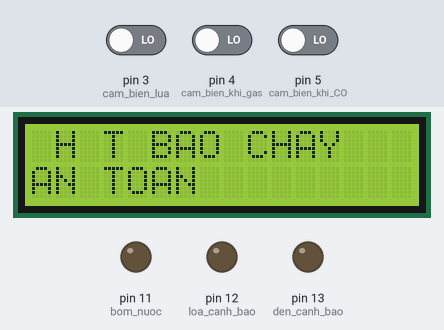
A sketch run on a simulated Arduino Uno, built with avr-gcc and run on an emulated ATmega328P. On the bench: 16×2 character LCD, output pins drawn as LEDs (lit = HIGH). Inputs (shaded band) come from the test bench; at power-on: pin 3 (cam_bien_lua) LOW, pin 4 (cam_bien_khi_gas) LOW, pin 5 (cam_bien_khi_CO) LOW.

Above: at 1.2 s.
1.3 s: pin 3 (cam_bien_lua) driven HIGH
At 3.4 s:
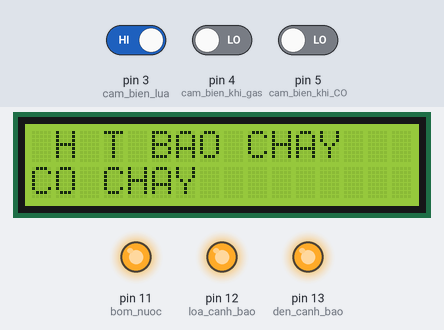
5.4 s: pin 4 (cam_bien_khi_gas) driven HIGH
At 6.8 s:
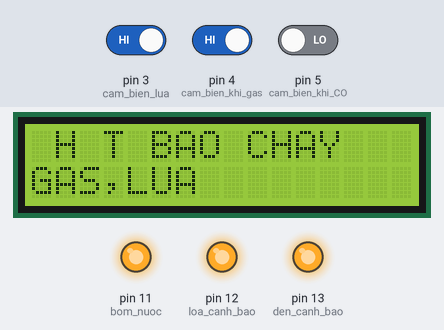
9.5 s: pin 5 (cam_bien_khi_CO) driven HIGH
At 10.7 s:
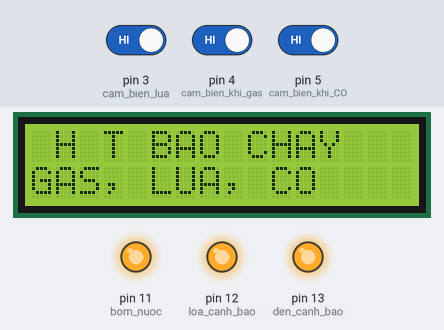
11.0 s: pin 3 (cam_bien_lua) driven LOW
At 11.4 s:
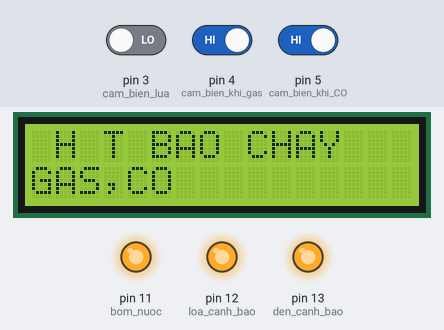
15.1 s: pin 5 (cam_bien_khi_CO) driven LOW
At 16.5 s:
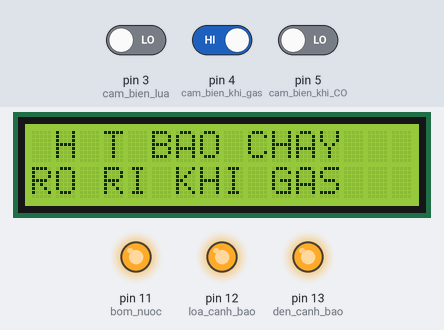
19.2 s: pin 4 (cam_bien_khi_gas) driven LOW
At 20.0 s:
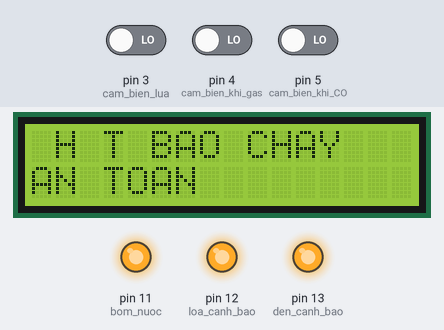
Timing chart, 0 to 22.2 s (numbered marks = the images above; inputs shaded):
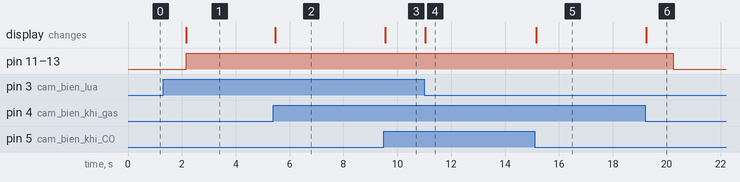

Measured:
- after the input at 1.3 s, pin 11 (bom_nuoc), pin 12 (loa_canh_bao), pin 13 (den_canh_bao): LOW → HIGH after 0.87 s; the display: changes after 0.87 s (image 1)
- after the input at 5.4 s, the display: changes after 0.06 s (image 2)
- after the input at 9.5 s, the display: changes after 0.05 s (image 3)
- after the input at 11.0 s, the display: changes at once (image 4)
- after the input at 15.1 s, the display: changes after 0.06 s (image 5)
- after the input at 19.2 s, pin 11 (bom_nuoc), pin 12 (loa_canh_bao), pin 13 (den_canh_bao): HIGH → LOW after 1.0 s; the display: changes at once (image 6)

The sketch:

code_mp_proteus.ino
```cpp
#define bom_nuoc 11
#define loa_canh_bao 12
#define den_canh_bao 13

#define cam_bien_lua 3
#define cam_bien_khi_gas 4
#define cam_bien_khi_CO 5
#include <Wire.h>
#include <LiquidCrystal_I2C.h>
LiquidCrystal_I2C lcd(0x27, 16, 2);
void setup() {
  Serial.begin(9600);
  pinMode(bom_nuoc, OUTPUT);
  pinMode(loa_canh_bao, OUTPUT);
  pinMode(den_canh_bao, OUTPUT);

  pinMode(cam_bien_khi_gas, INPUT);
  pinMode(cam_bien_lua, INPUT);
  pinMode(cam_bien_khi_CO, INPUT);

  lcd.init();
  lcd.backlight();
}

void loop() {
  // put your main code here, to run repeatedly:
    int a, b, c;
    a=digitalRead(cam_bien_khi_gas);
    b=digitalRead(cam_bien_lua);
    c=digitalRead(cam_bien_khi_CO);
    lcd.setCursor(1, 0);
    lcd.print("H T BAO CHAY");

    if (a==1&&b==1&&c==1){
         lcd.setCursor(0,1);
         lcd.print("                ");
         lcd.setCursor(0, 1);
         lcd.print("GAS, LUA, CO");
         digitalWrite(den_canh_bao, HIGH);
         digitalWrite(loa_canh_bao, HIGH);
         digitalWrite(bom_nuoc, HIGH);
    }
    else if (a==1&&b==1){
         lcd.setCursor(0,1);
         lcd.print("                ");
         lcd.setCursor(0, 1);
         lcd.print("GAS,LUA");
         digitalWrite(den_canh_bao, HIGH);
         digitalWrite(loa_canh_bao, HIGH);
         digitalWrite(bom_nuoc, HIGH);
    }
    else if (a==1&&c==1){
         lcd.setCursor(0,1);
         lcd.print("                ");
         lcd.setCursor(0, 1);
         lcd.print("GAS,CO");
         digitalWrite(den_canh_bao, HIGH);
         digitalWrite(loa_canh_bao, HIGH);
         digitalWrite(bom_nuoc, HIGH);
    }
    else if (b==1&&c==1){
         lcd.setCursor(0,1);
         lcd.print("                ");
         lcd.setCursor(0, 1);
         lcd.print("LUA,CO");
         digitalWrite(den_canh_bao, HIGH);
         digitalWrite(loa_canh_bao, HIGH);
         digitalWrite(bom_nuoc, HIGH);
    }
    else if(a==1){
         lcd.setCursor(0,1);
         lcd.print("                ");
         lcd.setCursor(0, 1);
         lcd.print("RO RI KHI GAS");
         digitalWrite(den_canh_bao, HIGH);
         digitalWrite(loa_canh_bao, HIGH);
         digitalWrite(bom_nuoc, HIGH);
    }
    else if(b==1){
         lcd.setCursor(0,1);
         lcd.print("                ");
         lcd.setCursor(0, 1);
         lcd.print("CO CHAY");
         digitalWrite(den_canh_bao, HIGH);
         digitalWrite(loa_canh_bao, HIGH);
         digitalWrite(bom_nuoc, HIGH);
    }
    else if(c==1){
         lcd.setCursor(0,1);
         lcd.print("                ");
         lcd.setCursor(0, 1);
         lcd.print("RO RI KHI CO");
         digitalWrite(den_canh_bao, HIGH);
         digitalWrite(loa_canh_bao, HIGH);
         digitalWrite(bom_nuoc, HIGH);
    }
    else{
         lcd.setCursor(0,1);
         lcd.print("                ");
         lcd.setCursor(0,1);
         lcd.print("AN TOAN");
         delay(1000);
         digitalWrite(bom_nuoc, LOW);
         digitalWrite(den_canh_bao, LOW);
         digitalWrite(loa_canh_bao, LOW);
        }
}
```
